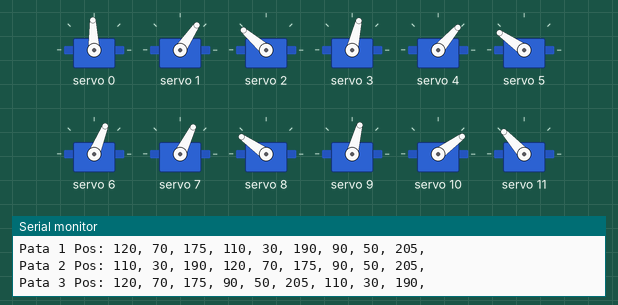
This sketch was run on a simulated Arduino Uno, built with avr-gcc and run on an emulated ATmega328P. Parts: 12 × servo, the last lines printed to the serial monitor.

Above: at 0.25 s.
At 5.12 s:
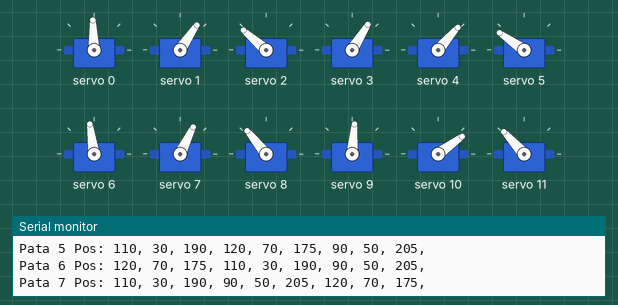
At 9.64 s:
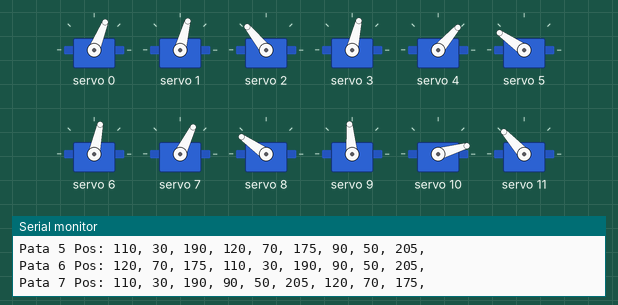
At 18.97 s:
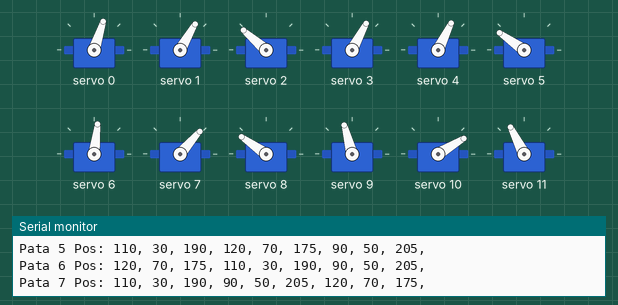
At 28.29 s:
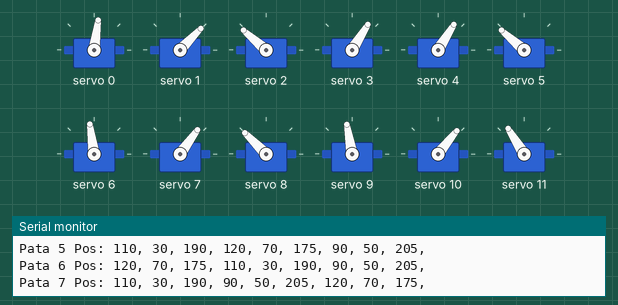
At 37.61 s:
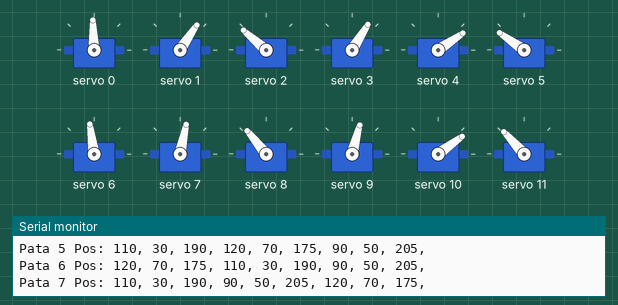
Timing chart, 0 to 37.7 s (numbered marks = the images above):
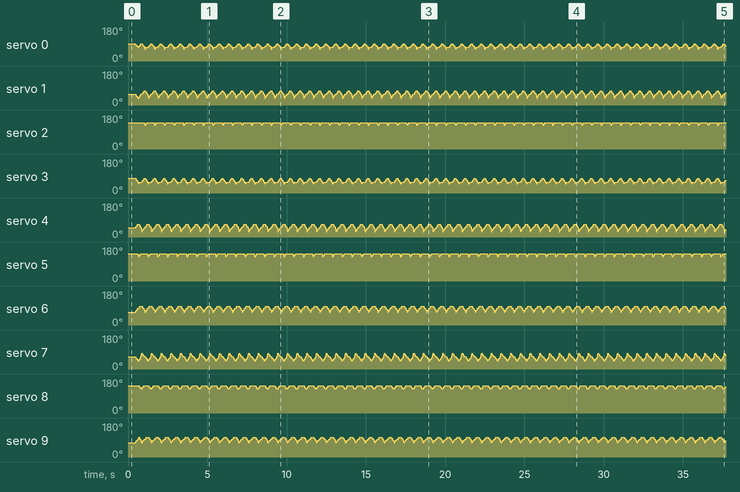

The sketch:

ArEx.ino
```cpp
/*
	Classe Spider e suas filhas, Limb e servoMotor

*/

#include <Wire.h>
#include <Adafruit_PWMServoDriver.h>
#include <SoftwareSerial.h>
#define setAngleDelay 1

Adafruit_PWMServoDriver RightPWM = Adafruit_PWMServoDriver(0x40);
Adafruit_PWMServoDriver LeftPWM = Adafruit_PWMServoDriver(0x41);

/*
	Vetor com o ajuste de Offset das patas.
	Com esses valores, se requisitado que todos os motores de uma pata fiquem em 90 gruas, a pata ficara completamente esticada.
*/
float OFF[] = {-3,  0, -55,   //Pata 0
            -18, -7, -50,   //Pata 1
            -27,  8, -50,   //Pata 2
            -20, -20, -63,   //Pata 3
            -17,  8, -57,   //Pata 4
            -60,  -42, -55,   //Pata 5
            11,  0, -44,   //Pata 6
            -23, 20, -62    //Pata 7
            };

enum servoPos {Top = 0, Mid, Bot};
enum Side {Left = -1, Right = 1};

/*float Positions[3][3] = {{90, 50, 205},
			 {110, 30, 190},
			 {120, 70, 175}};*/

/*
	Classe que descreve as caracteristicas fisicas de um servo motor que opera
	uma das juntas da aranha e os comportamentos que se espera do mesmo.
	Feita para fazer parte da classe Limb.
*/
class servoMotor {
	int id;
    float angle, offset;
	float Min;
	float Max;
	servoPos Position;
	Side side;
	bool Front;
	float limit;
	bool limited;
	int useIsLeft;
	float checkMinMax (float a);
	float isLeft (float a);
public:
	servoMotor (int num, float off, servoPos p, Side s, bool f);
	void setAngle (float a);
	void Step (float n = 1);
	void setLimit (float a = 0);
    bool limitReach(void);
	void SideWay(int n);
};

void servoMotor::SideWay(int n){
	useIsLeft = n;
}

servoMotor::servoMotor (int num, float off, servoPos p, Side s, bool f){
	id = num;
	offset = off;
	Position = p;
	side = s;
	limited = false;
	Front = f;
	useIsLeft = 0;

    switch (p){
      case Top:
        if (s == Right){
            Min = 35;
            Max = 120;
        }
        else{
            Min = 60;
            Max = 140;
        }
        break;
      case Mid:
        Min = 20;
        Max = 145;
        break;
      case Bot:
        Min = 80;
        Max = 190;
        break;
    }
}

/*
	Verifica se o parametro passado ultrapassa os limites estabelecidos do motor.
	Lembrando que esses são os limites fisicos da estrutura, não levando em conta colisão de duas patas.
*/
float servoMotor::checkMinMax (float a){
	if (a < Min)
		return Min;
	else if (a > Max)
		return Max;
	else
		return a;
}

/*
	Caso o servo esteja localizado no lado esquerdo, ele "espelha" o angulo passado para que a pata do lado esquerdo faça um movimento espelhado na pata do lado direito.
	Exemplo, tomando 90 graus como valor inicial e setando o valor de todos os motores do topo para 100 graus, todas as patas irão se mover dez graus para frente, sendo
	que na realidade os motores do lado direito irão passar a ter 100 graus e os do lado esquerdo 80 graus.
	Internamente a classe armazena o valor teorico/visual dos motores — todos 100 graus — e não o seu valor real.
*/
float servoMotor::isLeft (float a){
	bool sLeft, result;

	if(useIsLeft > 0) {
		result = false;
	}
	else if(useIsLeft < 0){
		result = true;
	}
	else {
		sLeft = side == Left;
		result = sLeft == Front;
	}


	if (result && Position == Top)
		return (-1 * (a - 90)) + 90;
	else
		return a;

}

/*
	Seta, de forma quase instantanea, a posição de um motor.
	Leva em consideração as propriedades side, Mim e Max para o correto posicionamento do motor de forma segura.
	Não leva em consideração as propriedades limit e limited.
	Converte o angulo para largura de pulso e é enviado para a respectiva placa PWM que possui o determinado motor.
	O delay quarante que apenas um motor por vez é acionado caso essa função seja chamada inumeras vezes, como dentro
	de um laço, impedindo o aumento desnecessario de corrente.
*/
void servoMotor::setAngle (float a){
	float l;

    l = isLeft(a);
	l = checkMinMax(l);
	angle = a;
	l = (l + offset) * 2.5 + 150;

	if (side == Right)
		RightPWM.setPWM(id, 0, l);
	else
		LeftPWM.setPWM(id - 12, 0, l);

	delay(setAngleDelay);
}

/*
	Seta as propriedades limit e limited para se trabalhar com o método Step.
	O método é claro, bastando apenas informar que para se remover um limite
	de um motor basta passar o parametro 0 para o método.

	*****************************************************************************
	Obs.: Por algum motivo desconhecido chamar o método checkMinMax para o parametro a
	antes de atribuilo para a propriedade limit gerava um erro de execução: As
	patas do lado esquerdo realizavam um sequencia de Steps em um tempo menor que
	o lado direito. Por isso o método está desprotegida de parametros negativos.
*/
void servoMotor::setLimit (float a){
	if (a == 0)
		limited = false;
	else{
		limit = a;
		limited = true;
	}
}

/*
	Ajusta o angulo do motor em um ou n graus em direção ao limite. Se o limite
	é alcançado, o método não faz nada. Nesse caso é indiferente se n é positivo
	ou negativo.
	Caso o motor não tenha um limite setado, o agulo é ajustado em um ou n graus,
	nesse caso tendo o sinal de n como direção, até atingir um dos limites fisicos.
	Step(0) não produz efeito, pois atribui o angulo atual para o angulo, não alterando nada.
*/
void servoMotor::Step (float n){
	if (limited){
		if (angle == limit)
			return;

		if (n < 0)
			n *= -1;

		if (limit < angle)
			n *= -1;

		if ((n > 0 && (angle + n) > limit) ||
			(n < 0 && (angle + n) < limit))
			n = limit - angle;
	}

	setAngle(angle + n);
}

bool servoMotor::limitReach(void){
  return (angle == limit);
}

/*
	Ideia:
		- Ao invés de lista de posições um vetor de limites. Deixar as posições para a classe aranha;
		- Se usar um vetor de endereços que aponta para os motores, o parametro para as funções pode ser um ponteiro de um vetor ou uma das propriedades da classe limb. Ambos os casos o vetor vai ter um sinal, tipo um '\0' no seu ultimo elemento para evitar laços infinitos. Por exemplo, um vetor de 10 elementos, mesmo que só sejam preenchidos três e o quarto elemento seja o sinal, o elemento 9 também e sempre sera o sinal, caso esqueça de se fazer ele em algum momento;
		- Ou, ao invés disso tudo acima, tentar usar o tipo string nativo do Arduino;
	TO DO:
		-Fazer o objeto desta classe ser capaz de armazenar os angulos de todas as posições que a pata deve assumir de forma ordenada para facil implementação de um método que combine a lista de angulos e os métodos setLimit e Step;
*/

class limb {
	int id, positionIndex;
	float angles[3];
	Side side;
	String positions;
public:
	servoMotor* motors[3];
	limb (int num, Side s, bool f);
	void setAllAngles(float a[3]);
	void setPositions(String angles);
	void nextPosition(void);
    void setLimits(float a[3]);
    void Step(float n = 1);
    bool limitReach(void);
	void SideWay(int n);
};

void limb::SideWay(int n){
	for (int i = 0; i < 3; i++){
		motors[i]->SideWay(n);
	}
}

limb::limb (int num, Side s, bool f){
	id = num;
	side = s;

	for (int i = 0; i < 3; i++){
		int j = (num * 3) + i;
		servoPos p;

		switch(i){
			case 0:  p = Top;   break;
			case 1:  p = Mid;   break;
			case 2:  p = Bot;   break;
		}

		motors[i] = new servoMotor(j, OFF[j], p, s, f);
	}
}

void limb::setAllAngles(float a[3]){
  for (int i = 0; i < 3; i++)
	motors[i]->setAngle(a[i]);
}

void limb::setLimits(float a[3]){
  for (int i = 0; i < 3; i++)
    motors[i]->setLimit(a[i]);
}

void limb::Step(float n){
  for (int i = 0; i < 3; i++)
    motors[i]->Step(n);
}

bool limb::limitReach(void){
  bool B = true;

  for (int i = 0; i < 3; i++)
    B = B && (motors[i]->limitReach());

  return B;
}

void limb::setPositions(String angles){
	positionIndex = 0;
	positions = angles;
	nextPosition();
}

void limb::nextPosition(void){
  int tamanho, indice, i;
  String subString;

  indice = 0;
  tamanho = positions.length();

  if (positionIndex >= tamanho)
	  positionIndex = 0;

  for (i = positionIndex; i <= tamanho; i++){
    if (positions[i] == ' ' || positions[i] == ';' || positions[i] == ',' || positions[i] == '\0'){
      subString = positions.substring(positionIndex, i);

      if (subString.toFloat() >= 0) {
        angles[indice] = subString.toFloat();
	  }
	  indice++;

      while (positions[i+1] == ' '){
        i++;
      }

	  positionIndex = i + 1;

	  if (indice >= 3) {
		  break;
	  }
    }
  }
	setLimits(angles);
}

class spider {
	const int order[8] = {0, 7, 6, 1, 3, 4, 5, 2};
	limb* limbs[8];
public:
	spider(void);
	bool limitReach(void);
	void walk(int pasos, float qnt = 1);
	void stand(float tempo);
	void Begin(void);
	void front (String *P, int middle, int end, bool back = false);
	void turn (String *P, int middle, int end, bool left = false);
	void SideWay(int n = 0);
};

void spider::SideWay(int n){
	for (int i = 0; i < 8; i++){
		limbs[i]->SideWay(n);
	}
}

spider::spider(void) {
	bool f;
	Side s;

	for (int i = 0; i < 8; i ++){
		if (i < 4)
			s = Right;
		else
			s = Left;

		if (i > 1 && i < 6)
			f = true;
		else
			f = false;

		limbs[i] = new limb(i, s, f);
	}
}

/*Não preciso mais disso, porém não vou apagar por que posso precisar no futuro
void spider::front(void) {
	limbs[2]->setPositions("110, 30, 190, 120, 70, 175, 90, 50, 205");	//2
	limbs[3]->setPositions("120, 70, 175, 90, 50, 205, 110, 30, 190");	//3
	limbs[4]->setPositions("120, 70, 175, 90, 50, 205, 110, 30, 190");	//4
	limbs[5]->setPositions("110, 30, 190, 120, 70, 175, 90, 50, 205");	//5

	limbs[0]->setPositions("110, 30, 190, 90, 50, 205, 120, 70, 175");	//0
	limbs[1]->setPositions("120, 70, 175, 110, 30, 190, 90, 50, 205");	//1
	limbs[6]->setPositions("120, 70, 175, 110, 30, 190, 90, 50, 205");	//6
	limbs[7]->setPositions("110, 30, 190, 90, 50, 205, 120, 70, 175");	//7
}

void spider::back(void) {
	limbs[1]->setPositions("110, 30, 190, 120, 70, 175, 90, 50, 205");	//2
	limbs[0]->setPositions("120, 70, 175, 90, 50, 205, 110, 30, 190");	//3
	limbs[7]->setPositions("120, 70, 175, 90, 50, 205, 110, 30, 190");	//4
	limbs[6]->setPositions("110, 30, 190, 120, 70, 175, 90, 50, 205");	//5

	limbs[3]->setPositions("110, 30, 190, 90, 50, 205, 120, 70, 175");	//0
	limbs[2]->setPositions("120, 70, 175, 110, 30, 190, 90, 50, 205");	//1
	limbs[5]->setPositions("120, 70, 175, 110, 30, 190, 90, 50, 205");	//6
	limbs[4]->setPositions("110, 30, 190, 90, 50, 205, 120, 70, 175");	//7
}*/

bool spider::limitReach(void) {
	bool res = true;

	for (int i = 0; i < 8; i++) {
		res = res && limbs[i]->limitReach();
	}

	return res;
}

void spider::walk(int pasos, float qnt){
	for (int i = 0; i < pasos * 3; i++) {
		do{
			for (int c = 0; c < 8; c ++){
				limbs[c]->Step(qnt);
			}
		}while(!limitReach());

		for (int j = 0; j < 8; j++){
			limbs[j]->nextPosition();
		}
	}
}

void spider::stand(float tempo) {
	float B [3] = {90, 50, 205};

	for (int i = 0; i < 8; i++)
		limbs[i]->setAllAngles(B);

	delay(tempo);
}

void spider::Begin(void) {
	Serial.begin(9600);

	RightPWM.begin();
	LeftPWM.begin();

	RightPWM.setPWMFreq(60);
	LeftPWM.setPWMFreq(60);
}

void spider::front (String *P, int middle, int end, bool back){
	String s;
	int B, C, D;

	SideWay(0);

	for (int j = 0; j < 8; j++){
		s = "";

		if (j > 1 && j < 6)
			C = 1;
		else
			C = -1;

		if (j == 0 || j == 2 || j == 5 || j == 7)
			B = middle;
		else
			B = end;

		for (int i = 0; i <= end; i++) {
			if (i != 0)
				B += C;

			if (B > end)
				B = 0;
			else if (B < 0)
				B = end;

			s += P[B];
		}
		Serial.print("Pata ");
		Serial.print(j);
		Serial.print(" Pos: ");
		Serial.println(s);
		Serial.println("");
		Serial.println("");

		if (back) {
			switch (j){	//Pensar numa lógica melhor pois essa solucao me dá asco/nojo
				case 0:	D = 3;	break;
				case 1:	D = 2;	break;
				case 2:	D = 1;	break;
				case 3:	D = 0;	break;
				case 4:	D = 7;	break;
				case 5:	D = 6;	break;
				case 6:	D = 5;	break;
				case 7:	D = 4;	break;
			}
		}
		else
			D = j;

		limbs[D]->setPositions(s);
	}
}

void spider::turn (String *P, int middle, int end, bool left){
	String s;
	int B, C, D;

	if (left)
		SideWay(-1);
	else
		SideWay(1);

	for (int j = 0; j < 8; j++){
		s = "";

		if (j > 1 && j < 6)
			C = 1;
		else
			C = -1;

		if (j == 0 || j == 2 || j == 5 || j == 7)
			B = middle;
		else
			B = end;

		for (int i = 0; i <= end; i++) {
			if (i != 0)
				B += C;

			if (B > end)
				B = 0;
			else if (B < 0)
				B = end;

			s += P[B];
		}
		Serial.print("Pata ");
		Serial.print(j);
		Serial.print(" Pos: ");
		Serial.println(s);
		Serial.println("");
		Serial.println("");

		if (left) {
			switch (j){	//Pensar numa lógica melhor pois essa solucao me dá asco/nojo
				case 4:	D = 7;	break;
				case 5:	D = 5;	break;
				case 6:	D = 6;	break;
				case 7:	D = 4;	break;
				default: D = j;
			}
		}
		else{
			switch (j){	//Pensar numa lógica melhor pois essa solucao me dá asco/nojo
				case 0:	D = 3;	break;
				case 1:	D = 2;	break;
				case 2:	D = 1;	break;
				case 3:	D = 0;	break;
				default: D = j;
			}
		}

		limbs[D]->setPositions(s);
	}
}

SoftwareSerial BTSerial(2, 3); // RX | TX

spider Aranha;

void setup() {
	Aranha.Begin();
	//Sabotado. :D
}

void loop() {
	//Serial.println("Inicio");
	Aranha.stand(0);

	String P[3] = {"90, 50, 205, ", "110, 30, 190, ", "120, 70, 175, "};

        Aranha.front(P, 1, 2);

        while(1){
	  Aranha.walk(3, 5);
        }

/*
	while (1) {
		Aranha.front(P, 1, 2);
		Aranha.walk(3, 5);
		Aranha.turn(P, 1, 2);
		Aranha.walk(10, 5);
		Aranha.front(P, 1, 2);
		Aranha.walk(3, 5);
		Aranha.turn(P, 1, 2, true);
		Aranha.walk(10, 5);
	}*/
}

/*
	TO DO LIST

	- Refazer o método stand para que ele não atrapalhe as outras funções de caminha
	- Fazer o método de andar de lado
	- Fazer o método para fazer a curva
	- Implementar o controle através do módulo bluetooth
	-
*/
```

Measured:
- by itself, servo 2: repeats every 0.61 s: 129° 0.02 s, 125° 0.02 s, 129° 0.04 s, 135° 0.04 s, 139° 0.46 s, 135° 0.02 s
- by itself, servo 5: repeats every 0.60 s: 135° 0.02 s, 129° 0.04 s, 135° 0.04 s, 139° 0.04 s, 145° 0.43 s, 139° 0.02 s
- by itself, servo 8: repeats every 0.60 s: 135° 0.04 s, 129° 0.11 s, 135° 0.04 s, 139° 0.04 s, 145° 0.32 s, 139° 0.04 s
